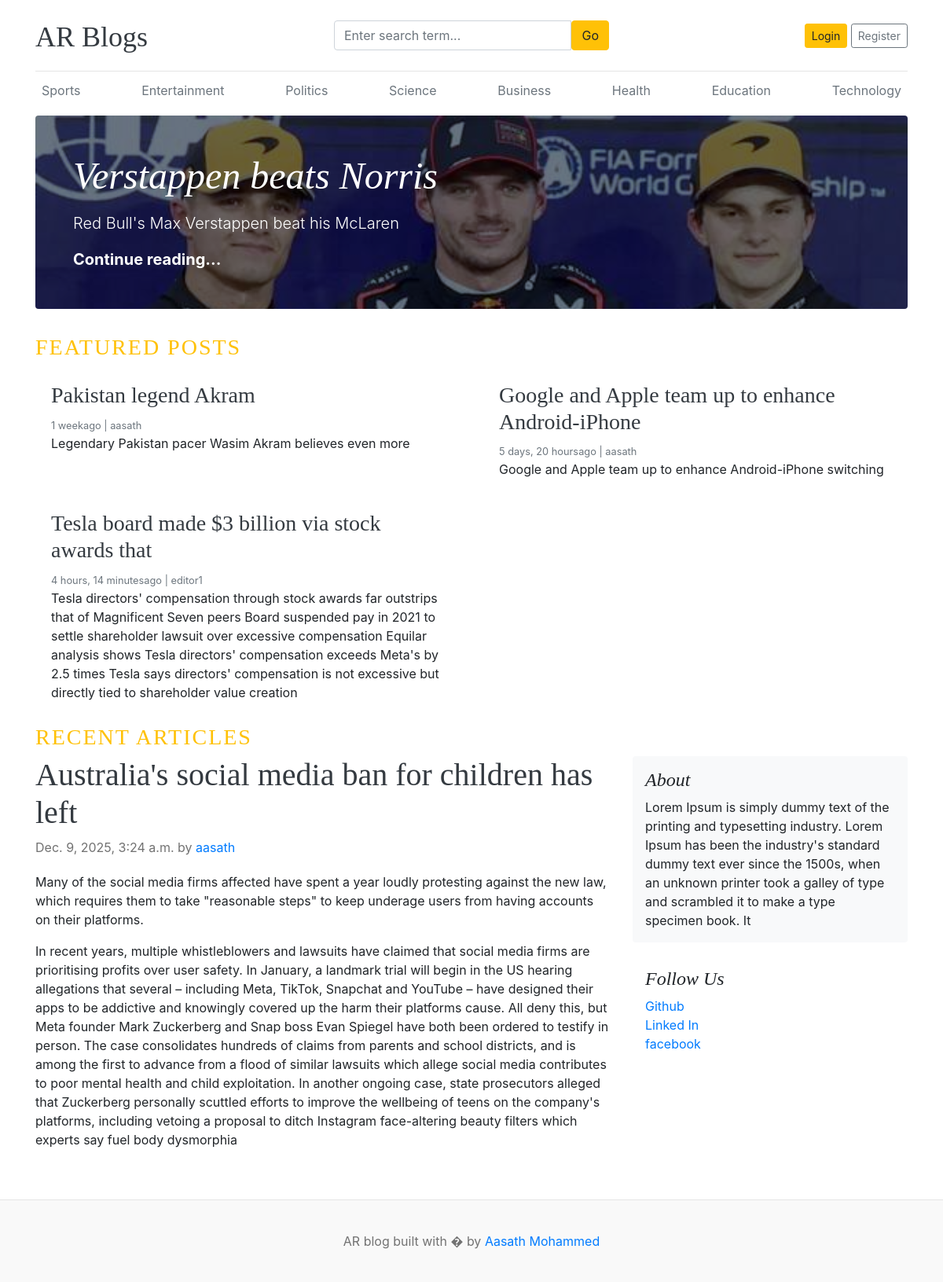
The page / on the database its author committed.
### blogs/models.py (models this page shows, shortened)
class Category(models.Model):
  category_name = models.CharField(max_length=50, unique=True)
  created_at = models.DateTimeField(auto_now_add=True)
  updated_at = models.DateTimeField(auto_now=True)
  class Meta:
    verbose_name = 'category'
    verbose_name_plural = 'categories'

class Blog(models.Model):
  title = models.CharField(max_length=50)
  slug = models.SlugField(max_length=50, unique=True, blank=True)
  category = models.ForeignKey(Category, on_delete=models.CASCADE)
  author = models.ForeignKey(User, on_delete=models.CASCADE)
  featured_image = models.ImageField(upload_to='uploads/%Y/%m/%d')
  short_description = models.TextField(max_length=500)
  blog_body = models.TextField(max_length=5000)
  status = models.IntegerField(choices = STATUS_CHOICES, default=0)
  is_featured = models.BooleanField(default=False)
  created_at = models.DateTimeField(auto_now_add=True)
  updated_at = models.DateTimeField(auto_now=True)

### about/models.py (models this page shows, shortened)
class About(models.Model):
  about_heading = models.CharField(max_length=25)
  about_body = models.TextField(max_length=250)

class Links(models.Model):
  social_media = models.CharField(max_length=20)
  link = models.URLField()

### blog_main/views.py (the view)
# urls.py: 2. Add a URL to urlpatterns:  path('', views.home, name='home')
def home(request):
  categories = Category.objects.all()
  about = About.objects.all()
  featured_posts = Blog.objects.filter(is_featured = True)
  posts = Blog.objects.filter(is_featured = False)
  context = {
    'categories':categories,
    'about':about,
    'featured_posts':featured_posts,
    'posts':posts,
  }
  return render(request,'home.html',context)

### about/context_processor.py (called while the page is built)
def get_link(request):
  links = Links.objects.all()
  return dict(links=links)

### blogs/context_processor.py (called while the page is built)
def get_category(request):
  categories = Category.objects.all()
  return dict(categories=categories)

### templates/home.html
{% extends 'base.html'%}
{% block content %}
{% load static %}
  {% for post in featured_posts %}
      {% if forloop.first %}
        <div class="jumbotron p-3 p-md-5 text-white rounded bg-dark" style="background-image: url({{ post.featured_image.url}});background-blend-mode: overlay;background-size:cover;">
    <div class="col-md-8 px-0">
      <h1 class="display-4 font-italic">{{post.title}}</h1>
      <p class="lead my-3">{{post.short_description}}</p>
      <p class="lead mb-0"><a href="{% url 'get_page' post.slug %}" class="text-white font-weight-bold">Continue reading...</a></p>
    </div>
  </div>
      {% endif %}
  {% endfor %}
  <h3 class = "text-uppercase text-warning" style = "letter-spacing: 2px;">Featured Posts</h3>
    <div class="row mb-2">
      {% for post in featured_posts %}
        {% if not forloop.first %}
        <div class="col-md-6">
          <div class="card border-0" >
            <div class="card-body">
              <h3><a href="{% url 'get_page' post.slug %}" class = "text-dark">{{post.title}}</a></h3>
              <small class="mb-1 text-muted">{{post.created_at | timesince}}ago | {{post.author}}</small>
              <p class="card-text">{{post.short_description}}</p>
            </div>
          </div>
      </div>
        {% endif%}
      {% endfor %}
    </div>
  <h3 class = "text-uppercase text-warning" style = "letter-spacing: 2px;">Recent Articles</h3>
  <main role="main" class="container p-0">
    <div class="row">
      <div class="col-md-8 blog-main">
        {% for post in posts %}
        <div class="blog-post">
          <h2 class="blog-post-title"><a href="{% url 'get_page' post.slug %}" class = "text-dark">{{post.title}}</a></h2>
          <p class="blog-post-meta">{{post.created_at}} by <a href="#">{{post.author}}</a></p>
          <p>{{post.short_description}}</p>
          <p>{{post.blog_body}}</p>
        {% endfor%}
        </div>
      </div>
      <aside class="col-md-4 blog-sidebar">
        <div class="p-3 mb-3 bg-light rounded">
          {% for i in about %}
          <h4 class="font-italic">{{i.about_heading}}</h4>
          <p class="mb-0">{{i.about_body}}</p>
          {% endfor %}
        </div>
        <div class="p-3">
          <h4 class="font-italic">Follow Us</h4>
          <ol class="list-unstyled">
            {% for link in links%}
            <li><a href="{{link.link}}">{{link.social_media}}</a></li>
            {% endfor %}
          </ol>
        </div>
      </aside>
    </div>
  </main>
</div>
{% endblock %}

### templates/base.html (shortened to what this page needs)
{% load static %}
<!DOCTYPE html>
<html lang="en">
<head>
    <link href="https://getbootstrap.com/docs/4.0/dist/css/bootstrap.min.css" rel="stylesheet">
    <link href="{% static 'css/blog.css' %}" rel="stylesheet">
    <link rel="stylesheet" href="https://cdnjs.cloudflare.com/ajax/libs/font-awesome/4.7.0/css/font-awesome.min.css">
  </head>
<body>
    <div class="container">
      <header class="blog-header py-3">
        <div class="row flex-nowrap justify-content-between align-items-center">
          <div class="col-4 pt-1">
            <a class="blog-header-logo text-dark" href="/">AR Blogs </a>
          </div>
           <div class="col-4">
            <form action="{% url 'search' %}" method="GET">
              <div class="input-group">
                <input class="form-control" type="text" name="keyword" value="{{keyword}}" placeholder="Enter search term..." aria-label="Enter search term..." aria-describedby="button-search" />
                <button type="submit" class="btn btn-warning" id="button-search" type="button">Go</button>
            </div>
            </form>
          </div>
          <div class="col-4 d-flex justify-content-end align-items-center">
          {% if not user.is_authenticated %}
            <a class="btn btn-sm btn-warning" href="{% url 'login'%}">Login</a> &nbsp;
            <a class="btn btn-sm btn-outline-secondary" href="{% url 'register'%}">Register</a>
          {% else %}
            <a class="btn btn-sm " href="{%url 'dashboard'%}">Dashboard</a> &nbsp;
            <a class="btn btn-sm btn-warning" href="{% url 'logout'%}">Logout</a> &nbsp;
          {% endif %}
          </div>
        </div>
      </header>
          <div class="nav-scroller py-1 mb-2">
        <nav class="nav d-flex justify-content-between">
          {% for category in categories %}
          <a class="p-2 text-muted" href="{% url 'post_by_category' category.id %}">{{category.category_name}}</a>
          {% endfor %}
        </nav>
      </div>
{% block content%}{% endblock %}
<footer class="blog-footer">
  <p>AR blog built with � by <a href="#">Aasath Mohammed</a></p>
</footer>
</body>
</html>

### blog_main/static/css/blog.css (style rules this page uses)
.blog-header { border-bottom: 1px solid #e5e5e5; }
.blog-header-logo { font-family: "Playfair Display", Georgia, "Times New Roman", serif; font-size: 2.25rem; }
h1, h2, h3, h4, h5, h6 { font-family: "Playfair Display", Georgia, "Times New Roman", serif; }
.display-4 { font-size: 2.5rem; }
@media (min-width: 768px) { .display-4 { font-size: 3rem; } }
.blog-post { margin-bottom: 4rem; }
.blog-post-title { font-size: 2.5rem; }
.blog-post-meta { margin-bottom: 1.25rem; color: #727272; }
.blog-footer { padding: 2.5rem 0; color: #727272; text-align: center; background-color: #f9f9f9; border-top: .05rem solid #e5e5e5; }
.blog-footer p:last-child { margin-bottom: 0; }

### rows shown on the page
Category: category_name "Sports"
Category: category_name "Entertainment"
Category: category_name "Politics"
Category: category_name "Science"
Category: category_name "Business"
Category: category_name "Health"
Category: category_name "Education"
Category: category_name "Technology"
Blog: featured_image (picture), title "Verstappen beats Norris", short_description "Red Bull's Max Verstappen beat his McLaren"
Blog: title "Pakistan legend Akram", created_at "1 week", author "aasath", short_description "Legendary Pakistan pacer Wasim Akram believes even more"
Blog: title "Google and Apple team up to enhance Android-iPhone", created_at "5 days, 20 hours", author "aasath", short_description "Google and Apple team up to enhance Android-iPhone switching"
Blog: title "Tesla board made $3 billion via stock awards that", created_at "4 hours, 14 minutes", author "editor1", short_description "Tesla directors' compensation through stock awards far outstrips that of Magnificent Seven peers Board suspended pay in 2021 to settle shareholder lawsuit over excessive compensation Equilar analysis shows Tesla directors' compensation exceeds Meta's by 2.5 times Tesla says directors' compensation is not excessive but directly tied to shareholder value creation"
Blog: title "Australia's social media ban for children has left", created_at "Dec. 9, 2025, 3:24 a.m.", author "aasath", short_description "Many of the social media firms affected have spent a year loudly protesting against the new law, which requires them to take \"reasonable steps\" to keep underage users from having accounts on their platforms.", blog_body "In recent years, multiple whistleblowers and lawsuits have claimed that social media firms are prioritising profits over user safety. In January, a landmark trial will begin in the US hearing allegations that several – including Meta, TikTok, Snapchat and YouTube – have designed their apps to be addictive and knowingly covered up the harm their platforms cause. All deny this, but Meta founder Mark Zuckerberg and Snap boss Evan Spiegel have both been ordered to testify in person. The case consolidates hundreds of claims from parents and school districts, and is among the first to advance from a flood of similar lawsuits which allege social media contributes to poor mental health and child…"
About: about_heading "About", about_body "Lorem Ipsum is simply dummy text of the printing and typesetting industry. Lorem Ipsum has been the industry's standard dummy text ever since the 1500s, when an unknown printer took a galley of type and scrambled it to make a type specimen book. It"
Links: social_media "Github"
Links: social_media "Linked In"
Links: social_media "facebook"
